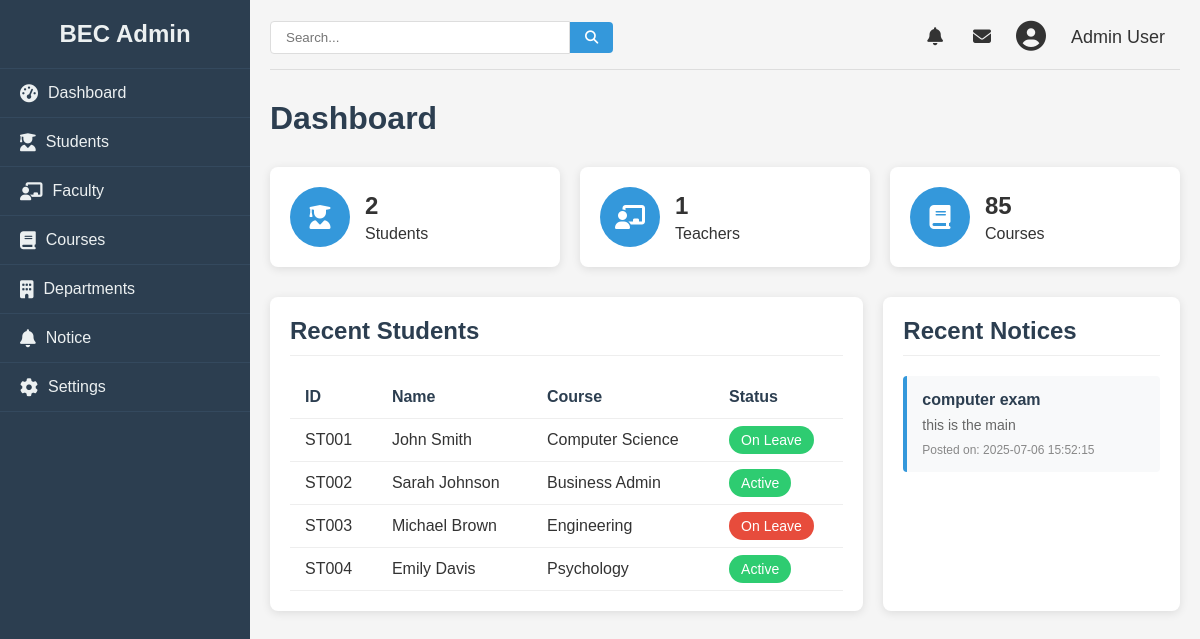
Page /admin (signed in) on the committed database.
### college/model.py (models this page shows, shortened)
class Notice(db.Model):
    id = db.Column(db.Integer, primary_key=True)
    title = db.Column(db.String(100), nullable=False)
    content = db.Column(db.String, nullable=False)
    date = db.Column(db.DateTime, nullable=False)

### college/admin/adminroute.py (the view)
@app.route("/admin", methods = ["GET", "POST"])
def admin():
    total_student = Student.query.count()
    total_faculty = Faculty.query.count()
    notices = Notice.query.order_by(desc(Notice.id)).limit(3).all()
    global logged
    logged = 'user_id' in session
    if logged:
        return render_template("dash.html", total_student=total_student, total_faculty=total_faculty, notices=notices, departments=dep)
    else:
        return redirect(url_for("login"))

### college/admin/templates/dash.html (shortened to what this page needs)
{% from "macro/cmsnav.html" import cmsnav%}
{%extends "admbase.html"%}
{%block head%}
    <link rel="stylesheet" href="{{url_for('static', filename='css/styles.css')}}">
    <link rel="stylesheet" href="https://cdnjs.cloudflare.com/ajax/libs/font-awesome/6.4.0/css/all.min.css">
{%endblock%}
{%block content%}
    <div class="container" w-tid="21">
        {{cmsnav()}}
        <main class="main-content" w-tid="111">
            <header class="top-header" w-tid="113">
                <div class="search-box" w-tid="115">
                    <input type="text" placeholder="Search..." w-tid="117"/>
                    <button w-tid="119"><i class="fas fa-search" w-tid="121"></i></button>
                </div>
                <div class="user-profile" w-tid="123">
                    <span class="notification" w-tid="125"><i class="fas fa-bell" w-tid="127"></i></span>
                    <span class="message" w-tid="129"><i class="fas fa-envelope" w-tid="131"></i></span>
                    <div class="profile-img" w-tid="133">
                        <i class="fas fa-user-circle" w-tid="135"></i>
                    </div>
                    <span class="username" w-tid="137">Admin User</span>
                </div>
            </header>
            <div id="dashboard-page" class="content-section" w-tid="139">
                <div class="dashboard" w-tid="141">
                    <h1 w-tid="143">Dashboard</h1>
                    <div class="stats-cards" w-tid="145">
                        <div class="stat-card" w-tid="147">
                            <div class="stat-icon" w-tid="149"><i class="fas fa-user-graduate" w-tid="151"></i></div>
                            <div class="stat-details" w-tid="153">
                                <h3 w-tid="155">{{total_student}}</h3>
                                <p w-tid="157">Students</p>
                            </div>
                        </div>
                        <div class="stat-card" w-tid="159">
                            <div class="stat-icon" w-tid="161"><i class="fas fa-chalkboard-teacher" w-tid="163"></i></div>
                            <div class="stat-details" w-tid="165">
                                <h3 w-tid="167">{{total_faculty}}</h3>
                                <p w-tid="169">Teachers</p>
                            </div>
                        </div>
                        <div class="stat-card" w-tid="171">
                            <div class="stat-icon" w-tid="173"><i class="fas fa-book" w-tid="175"></i></div>
                            <div class="stat-details" w-tid="177">
                                <h3 w-tid="179">85</h3>
                                <p w-tid="181">Courses</p>
                            </div>
                        </div>
                    </div>
                    <div class="dashboard-widgets" w-tid="195">
                        <div class="widget recent-students" w-tid="197">
                            <h2 w-tid="199">Recent Students</h2>
                            <table w-tid="201">
                                <thead w-tid="203">
                                    <tr w-tid="205">
                                        <th w-tid="207">ID</th>
                                        <th w-tid="209">Name</th>
                                        <th w-tid="211">Course</th>
                                        <th w-tid="213">Status</th>
                                    </tr>
                                </thead>
                                <tbody w-tid="215">
                                    <tr w-tid="217">
                                        <td w-tid="219">ST001</td>
                                        <td w-tid="221">John Smith</td>
                                        <td w-tid="223">Computer Science</td>
                                        <td w-tid="225"><span class="status active" w-tid="227">On Leave</span></td>
                                    </tr>
                                    <tr w-tid="229">
                                        <td w-tid="231">ST002</td>
                                        <td w-tid="233">Sarah Johnson</td>
                                        <td w-tid="235">Business Admin</td>
                                        <td w-tid="237"><span class="status active" w-tid="239">Active</span></td>
                                    </tr>
                                    <tr w-tid="241">
                                        <td w-tid="243">ST003</td>
                                        <td w-tid="245">Michael Brown</td>
                                        <td w-tid="247">Engineering</td>
                                        <td w-tid="249"><span class="status inactive" w-tid="251">On Leave</span></td>
                                    </tr>
                                    <tr w-tid="253">
                                        <td w-tid="255">ST004</td>
                                        <td w-tid="257">Emily Davis</td>
                                        <td w-tid="259">Psychology</td>
                                        <td w-tid="261"><span class="status active" w-tid="263">Active</span></td>
                                    </tr>
                                </tbody>
                            </table>
                        </div>
                        <div class="widget notice-board" w-tid="313">
                            <h2 w-tid="315">Recent Notices</h2>
                            <div class="notice-list" w-tid="317">
                                {% for notice in notices %}
                                <div class="notice-item" w-tid="331">
                                    <h3 w-tid="333">{{ notice.title }}</h3>
                                    <p w-tid="335">{{ notice.content }}</p>
                                    <div class="notice-meta" w-tid="337">
                                        <span w-tid="341">Posted on: {{ notice.date }}</span>
                                    </div>
                                </div>
                                {% endfor %}
                            </div>
                        </div>
                    </div>
                </div>
            </div>
        </div>
{%endblock%}

### college/static/css/styles.css (style rules this page uses)
* { margin: 0; padding: 0; box-sizing: border-box; }
body { font-family: Arial, sans-serif; background-color: #f5f5f5; color: #333; }
.container { display: flex; min-height: 100vh; }
.main-content { flex: 1; padding: 20px; }
.top-header { display: flex; justify-content: space-between; align-items: center; margin-bottom: 30px; padding-bottom: 15px; border-bottom: 1px solid #ddd; }
.search-box { display: flex; align-items: center; }
.search-box input { padding: 8px 15px; border: 1px solid #ddd; border-radius: 4px 0 0 4px; width: 300px; }
.search-box button { background: #3498db; color: white; border: none; padding: 8px 15px; border-radius: 0 4px 4px 0; cursor: pointer; }
.user-profile { display: flex; align-items: center; }
.user-profile span { margin: 0 15px; font-size: 18px; cursor: pointer; }
.profile-img { font-size: 30px; margin: 0 10px; }
.dashboard h1 { margin-bottom: 30px; color: #2c3e50; }
.stats-cards { display: grid; grid-template-columns: repeat(auto-fill, minmax(240px, 1fr)); gap: 20px; margin-bottom: 30px; }
.stat-card { background: white; border-radius: 8px; padding: 20px; box-shadow: 0 2px 10px rgba(0, 0, 0, 0.1); display: flex; align-items: center; }
.stat-icon { background: #3498db; color: white; width: 60px; height: 60px; border-radius: 50%; display: flex; align-items: center; justify-content: center; font-size: 24px; margin-right: 15px; }
.stat-details h3 { font-size: 24px; margin-bottom: 5px; }
.dashboard-widgets { display: grid; grid-template-columns: 2fr 1fr; gap: 20px; }
.widget { background: white; border-radius: 8px; padding: 20px; box-shadow: 0 2px 10px rgba(0, 0, 0, 0.1); }
.widget h2 { margin-bottom: 20px; color: #2c3e50; padding-bottom: 10px; border-bottom: 1px solid #eee; }
table { width: 100%; border-collapse: collapse; }
th, td { padding: 12px 15px; text-align: left; border-bottom: 1px solid #eee; }
th { font-weight: bold; color: #2c3e50; }
.status { padding: 6px 12px; border-radius: 20px; font-size: 14px; }
.active { background-color: #2ecc71; color: white; }
.inactive { background-color: #e74c3c; color: white; }
.content-section { display: none; }
#dashboard-page { display: block; }
.notice-list { margin-bottom: 20px; }
.notice-item { background: #f8f9fa; border-left: 4px solid #3498db; padding: 15px; margin-bottom: 15px; border-radius: 4px; }
.notice-item h3 { color: #2c3e50; margin-bottom: 8px; font-size: 16px; }
.notice-item p { color: #666; font-size: 14px; margin: 0; }
.notice-meta { display: flex; justify-content: space-between; align-items: center; margin-top: 10px; font-size: 12px; color: #888; }

### rows in the picture
Notice: title "computer exam", content "this is the main", date "2025-07-06 15:52:15"

### other values in the picture
{{ total_student }} "2"
{{ total_faculty }} "1"
